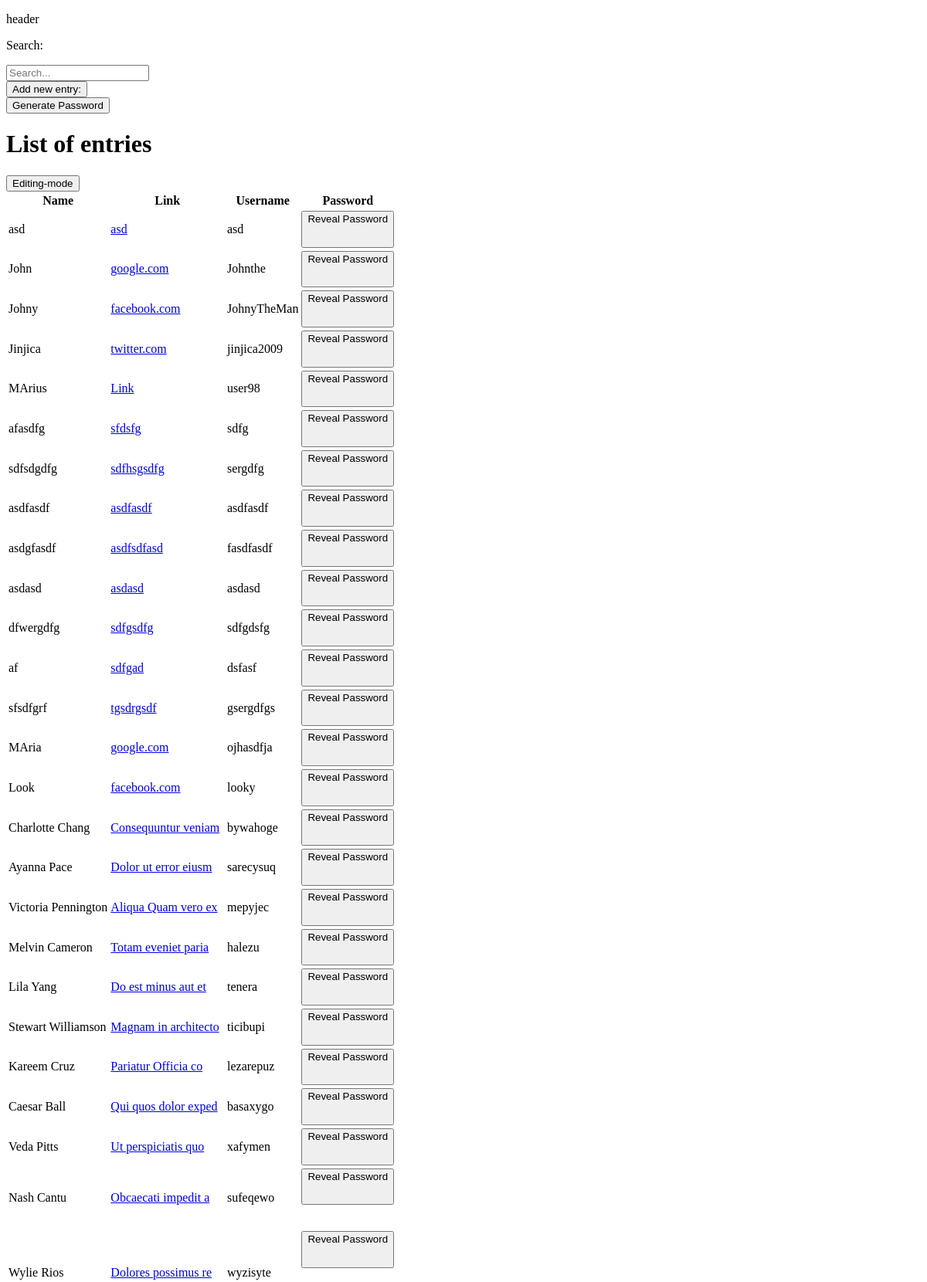
The page / (signed in, upper part) on the database its author committed.
### tables this page shows
CREATE TABLE 'data' ('id' INTEGER NOT NULL, 'username' TEXT NOT NULL, 'name' TEXT NOT NULL, 'link' TEXT NOT NULL, 'hash' TEXT NOT NULL);

### app.py (the view, shortened to what this page needs)
@app.route("/", methods=["GET", "POST"])
@login_required
def index():
    db = SQL("sqlite:///passwordmanager.db")
    user_id = session["user_id"]
    if request.method == "GET":
        data = db.execute("SELECT * FROM data WHERE id=:id", id=user_id)
        data_json = data
        password = session["user_pass"]
        return render_template("index.html", dataFromFlask=data_json, dataR=password)

### app.py (called while the page is built)
@app.after_request
def after_request(response):
    response.headers["Cache-Control"] = "no-cache, no-store, must-revalidate"
    response.headers["Expires"] = 0
    response.headers["Pragma"] = "no-cache"
    return response

### helpers.py (called while the page is built)
def login_required(f):
    @wraps(f)
    def decorated_function(*args, **kwargs):
        if session.get("user_id") is None:
            return redirect("/login")
        return f(*args, **kwargs)
    return decorated_function

### templates/index.html (shortened to what this page needs)
{% extends "base.html" %} {% block title %} Index {% endblock %} {% block main
%}
<p>Search:</p>
<input id="search-bar" class="search-bar" type="text" placeholder="Search..." />
<div><button id="add-entry">Add new entry:</button></div>
<button id="generator">Generate Password</button>
{% if dataFromFlask %}
<h1>List of entries</h1>
<button id="edit-mode">Editing-mode</button>
<div>
  <table id="list-entries">
    <thead>
      <tr>
        <th>Name</th>
        <th>Link</th>
        <th>Username</th>
        <th>Password</th>
        {% endif %}
      </tr>
    </thead>
    <tbody>
      {% for i in dataFromFlask %}
      <tr>
        <td class="name-search">{{ i['name'] }}</td>
        <td>
          <a class="link-search" target="_blank" href="{{ i['link'] }}"
            >{{ i['link'] }}</a
          >
        </td>
        <td class="username-td">{{ i['username'] }}</td>
        <td class="password-td">
          <button onclick="htmlActivate(this)">
            Reveal Password
          </button>
        </td>
      </tr>
      {% endfor %}
    </tbody>
  </table>
</div>
{% endblock %}

### templates/base.html (shortened to what this page needs)
<!DOCTYPE html>
<html lang="en">
  <head>
    <link
      rel="stylesheet"
      href="{{ url_for('static', filename='css/style.css') }}"
    />
    <link
      rel="stylesheet"
      href="{{ url_for('static', filename='css/stylepop.css') }}"
    />
  </head>
  <body>
    <header>
      <p>header</p>
    </header>
    {% block main %} {% endblock%}
  </body>
</html>

### static/css/style.css (style rules this page uses)
td { position: relative; }

### rows shown on the page
data: name "asd", link "asd", username "asd"
data: name "John", link "google.com", username "Johnthe"
data: name "Johny", link "facebook.com", username "JohnyTheMan"
data: name "Jinjica", link "twitter.com", username "jinjica2009"
data: name "MArius", link "Link", username "user98"
data: name "afasdfg", link "sfdsfg", username "sdfg"
data: name "sdfsdgdfg", link "sdfhsgsdfg", username "sergdfg"
data: name "asdfasdf", link "asdfasdf", username "asdfasdf"
data: name "asdgfasdf", link "asdfsdfasd", username "fasdfasdf"
data: name "asdasd", link "asdasd", username "asdasd"
data: name "dfwergdfg", link "sdfgsdfg", username "sdfgdsfg"
data: name "af", link "sdfgad", username "dsfasf"
data: name "sfsdfgrf", link "tgsdrgsdf", username "gsergdfgs"
data: name "MAria", link "google.com", username "ojhasdfja"
data: name "Look", link "facebook.com", username "looky"
data: name "Charlotte Chang", link "Consequuntur veniam", username "bywahoge"
data: name "Ayanna Pace", link "Dolor ut error eiusm", username "sarecysuq"
data: name "Victoria Pennington", link "Aliqua Quam vero ex", username "mepyjec"
data: name "Melvin Cameron", link "Totam eveniet paria", username "halezu"
data: name "Lila Yang", link "Do est minus aut et", username "tenera"
data: name "Stewart Williamson", link "Magnam in architecto", username "ticibupi"
data: name "Kareem Cruz", link "Pariatur Officia co", username "lezarepuz"
data: name "Caesar Ball", link "Qui quos dolor exped", username "basaxygo"
data: name "Veda Pitts", link "Ut perspiciatis quo", username "xafymen"
data: name "Nash Cantu", link "Obcaecati impedit a", username "sufeqewo"
data: name "Wylie Rios", link "Dolores possimus re", username "wyzisyte"
